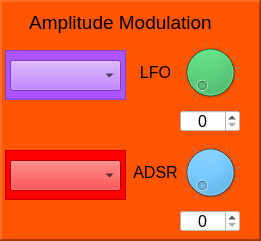
    <widget class="QFrame" name="frame_Osc1AmpMod">
     <property name="geometry">
      <rect>
       <x>730</x>
       <y>10</y>
       <width>261</width>
       <height>241</height>
      </rect>
     </property>
     <property name="styleSheet">
      <string notr="true">background-color: rgb(255, 85, 0);</string>
     </property>
     <property name="frameShape">
      <enum>QFrame::Panel</enum>
     </property>
     <property name="frameShadow">
      <enum>QFrame::Raised</enum>
     </property>
     <property name="lineWidth">
      <number>2</number>
     </property>
     <property name="midLineWidth">
      <number>2</number>
     </property>
     <widget class="QLabel" name="label_19">
      <property name="geometry">
       <rect>
        <x>10</x>
        <y>10</y>
        <width>221</width>
        <height>25</height>
       </rect>
      </property>
      <property name="font">
       <font>
        <pointsize>14</pointsize>
       </font>
      </property>
      <property name="text">
       <string>Amplitude Modulation</string>
      </property>
      <property name="alignment">
       <set>Qt::AlignCenter</set>
      </property>
     </widget>
     <widget class="QLabel" name="label_20">
      <property name="geometry">
       <rect>
        <x>130</x>
        <y>160</y>
        <width>51</width>
        <height>25</height>
       </rect>
      </property>
      <property name="font">
       <font>
        <pointsize>12</pointsize>
       </font>
      </property>
      <property name="text">
       <string>ADSR</string>
      </property>
      <property name="alignment">
       <set>Qt::AlignCenter</set>
      </property>
     </widget>
     <widget class="QLabel" name="label_21">
      <property name="geometry">
       <rect>
        <x>130</x>
        <y>60</y>
        <width>51</width>
        <height>25</height>
       </rect>
      </property>
      <property name="font">
       <font>
        <pointsize>12</pointsize>
       </font>
      </property>
      <property name="text">
       <string>LFO</string>
      </property>
      <property name="alignment">
       <set>Qt::AlignCenter</set>
      </property>
     </widget>
     <widget class="QComboBox" name="comboBox_Osc1AmpModLFO">
      <property name="geometry">
       <rect>
        <x>10</x>
        <y>60</y>
        <width>111</width>
        <height>31</height>
       </rect>
      </property>
      <property name="font">
       <font>
        <pointsize>10</pointsize>
       </font>
      </property>
      <property name="focusPolicy">
       <enum>Qt::NoFocus</enum>
      </property>
      <property name="styleSheet">
       <string notr="true">
border-color: rgb(0, 0, 0);
background-color: rgb(170, 85, 255);
</string>
      </property>
      <property name="currentText">
       <string/>
      </property>
      <property name="currentIndex">
       <number>-1</number>
      </property>
      <property name="maxVisibleItems">
       <number>10</number>
      </property>
     </widget>
     <widget class="QComboBox" name="comboBox_Osc1AmpModAdsr">
      <property name="geometry">
       <rect>
        <x>10</x>
        <y>160</y>
        <width>111</width>
        <height>31</height>
       </rect>
      </property>
      <property name="font">
       <font>
        <pointsize>10</pointsize>
       </font>
      </property>
      <property name="focusPolicy">
       <enum>Qt::NoFocus</enum>
      </property>
      <property name="styleSheet">
       <string notr="true">
border-color: rgb(0, 0, 0);
background-color: rgb(255, 0, 0);
</string>
      </property>
      <property name="currentText">
       <string/>
      </property>
      <property name="currentIndex">
       <number>-1</number>
      </property>
      <property name="maxVisibleItems">
       <number>10</number>
      </property>
     </widget>
     <widget class="QDial" name="dial_Osc1AmpModLFOLevel">
      <property name="geometry">
       <rect>
        <x>180</x>
        <y>40</y>
        <width>60</width>
        <height>64</height>
       </rect>
      </property>
      <property name="focusPolicy">
       <enum>Qt::NoFocus</enum>
      </property>
      <property name="styleSheet">
       <string notr="true">background-color: rgb(22, 207, 75);</string>
      </property>
      <property name="maximum">
       <number>100</number>
      </property>
      <property name="value">
       <number>0</number>
      </property>
      <property name="wrapping">
       <bool>false</bool>
      </property>
      <property name="notchTarget">
       <double>8.000000000000000</double>
      </property>
      <property name="notchesVisible">
       <bool>true</bool>
      </property>
     </widget>
     <widget class="QDial" name="dial_Osc1AmpModAdsrLevel">
      <property name="geometry">
       <rect>
        <x>180</x>
        <y>140</y>
        <width>60</width>
        <height>64</height>
       </rect>
      </property>
      <property name="focusPolicy">
       <enum>Qt::NoFocus</enum>
      </property>
      <property name="styleSheet">
       <string notr="true">background-color: rgb(57, 176, 255);</string>
      </property>
      <property name="maximum">
       <number>100</number>
      </property>
      <property name="value">
       <number>0</number>
      </property>
      <property name="wrapping">
       <bool>false</bool>
      </property>
      <property name="notchTarget">
       <double>8.000000000000000</double>
      </property>
      <property name="notchesVisible">
       <bool>true</bool>
      </property>
     </widget>
     <widget class="QSpinBox" name="spinBox_Osc1AmpModAdsrLevel">
      <property name="geometry">
       <rect>
        <x>180</x>
        <y>210</y>
        <width>60</width>
        <height>22</height>
       </rect>
      </property>
      <property name="font">
       <font>
        <pointsize>12</pointsize>
       </font>
      </property>
      <property name="focusPolicy">
       <enum>Qt::NoFocus</enum>
      </property>
      <property name="styleSheet">
       <string notr="true">background-color: rgb(255, 255, 255);</string>
      </property>
      <property name="alignment">
       <set>Qt::AlignCenter</set>
      </property>
      <property name="readOnly">
       <bool>false</bool>
      </property>
      <property name="accelerated">
       <bool>true</bool>
      </property>
      <property name="maximum">
       <number>100</number>
      </property>
      <property name="value">
       <number>0</number>
      </property>
     </widget>
     <widget class="QSpinBox" name="spinBox_Osc1AmpModLfoLevel">
      <property name="geometry">
       <rect>
        <x>180</x>
        <y>110</y>
        <width>60</width>
        <height>22</height>
       </rect>
      </property>
      <property name="font">
       <font>
        <pointsize>12</pointsize>
       </font>
      </property>
      <property name="focusPolicy">
       <enum>Qt::NoFocus</enum>
      </property>
      <property name="styleSheet">
       <string notr="true">background-color: rgb(255, 255, 255);</string>
      </property>
      <property name="alignment">
       <set>Qt::AlignCenter</set>
      </property>
      <property name="readOnly">
       <bool>false</bool>
      </property>
      <property name="accelerated">
       <bool>true</bool>
      </property>
      <property name="maximum">
       <number>100</number>
      </property>
      <property name="value">
       <number>0</number>
      </property>
     </widget>
     <widget class="QComboBox" name="comboBox_Osc1FreqModAdsr_3">
      <property name="geometry">
       <rect>
        <x>10</x>
        <y>160</y>
        <width>111</width>
        <height>31</height>
       </rect>
      </property>
      <property name="font">
       <font>
        <pointsize>10</pointsize>
       </font>
      </property>
      <property name="focusPolicy">
       <enum>Qt::NoFocus</enum>
      </property>
      <property name="styleSheet">
       <string notr="true">
border-color: rgb(0, 0, 0);
background-color: rgb(255, 0, 0);
</string>
      </property>
      <property name="currentText">
       <string/>
      </property>
      <property name="currentIndex">
       <number>-1</number>
      </property>
      <property name="maxVisibleItems">
       <number>10</number>
      </property>
     </widget>
     <widget class="QFrame" name="frame_6">
      <property name="geometry">
       <rect>
        <x>5</x>
        <y>150</y>
        <width>121</width>
        <height>50</height>
       </rect>
      </property>
      <property name="styleSheet">
       <string notr="true">background-color: rgb(255, 0, 0);</string>
      </property>
      <property name="frameShape">
       <enum>QFrame::StyledPanel</enum>
      </property>
      <property name="frameShadow">
       <enum>QFrame::Raised</enum>
      </property>
     </widget>
     <widget class="QComboBox" name="comboBox_Osc1PwmModLFO_2">
      <property name="geometry">
       <rect>
        <x>10</x>
        <y>60</y>
        <width>111</width>
        <height>31</height>
       </rect>
      </property>
      <property name="font">
       <font>
        <pointsize>10</pointsize>
       </font>
      </property>
      <property name="focusPolicy">
       <enum>Qt::NoFocus</enum>
      </property>
      <property name="styleSheet">
       <string notr="true">
border-color: rgb(0, 0, 0);
background-color: rgb(170, 85, 255);
</string>
      </property>
      <property name="currentText">
       <string/>
      </property>
      <property name="currentIndex">
       <number>-1</number>
      </property>
      <property name="maxVisibleItems">
       <number>10</number>
      </property>
     </widget>
     <widget class="QFrame" name="frame_10">
      <property name="geometry">
       <rect>
        <x>5</x>
        <y>50</y>
        <width>121</width>
        <height>50</height>
       </rect>
      </property>
      <property name="styleSheet">
       <string notr="true">background-color: rgb(170, 85, 255);</string>
      </property>
      <property name="frameShape">
       <enum>QFrame::StyledPanel</enum>
      </property>
      <property name="frameShadow">
       <enum>QFrame::Raised</enum>
      </property>
     </widget>
     <zorder>frame_10</zorder>
     <zorder>frame_6</zorder>
     <zorder>label_19</zorder>
     <zorder>label_20</zorder>
     <zorder>label_21</zorder>
     <zorder>comboBox_Osc1AmpModLFO</zorder>
     <zorder>comboBox_Osc1AmpModAdsr</zorder>
     <zorder>dial_Osc1AmpModLFOLevel</zorder>
     <zorder>dial_Osc1AmpModAdsrLevel</zorder>
     <zorder>spinBox_Osc1AmpModAdsrLevel</zorder>
     <zorder>spinBox_Osc1AmpModLfoLevel</zorder>
     <zorder>comboBox_Osc1FreqModAdsr_3</zorder>
     <zorder>comboBox_Osc1PwmModLFO_2</zorder>
    </widget>
